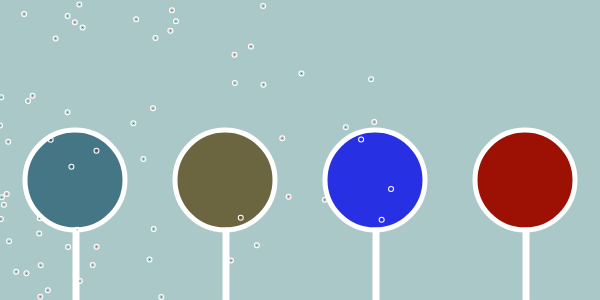
Frame 1 (no input)
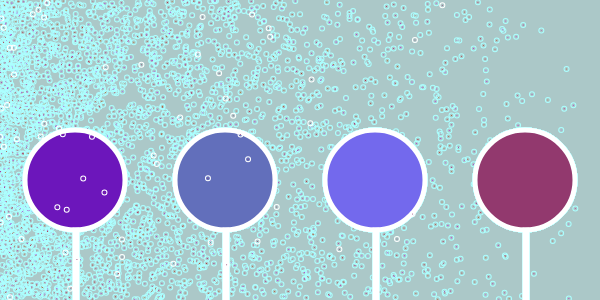
Frame 60 (no input)
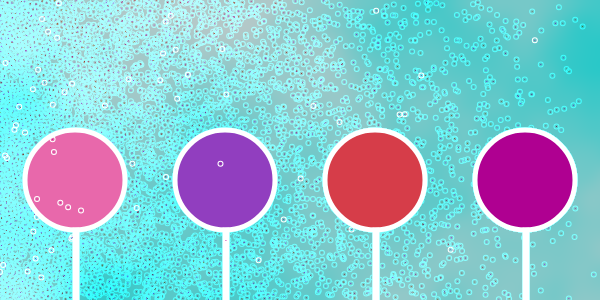
Frame 120 (the mouse pressed at the canvas centre since frame 60)

The p5.js sketch that drew these frames (run headless with seeded random() and noise() and a simulated clock; from frame 60 on, the mouse is pressed at the canvas centre):

// p5.js sketch
// ── sketch.js
let t = 0;

var rw = 2;
var rh = 100;
var ry = 230;
var cy = 180;
var cd = 100;
var f = 300;
var fd = 1;


function setup() {
  pixelDensity(1);
  createCanvas(600, 300);
  background(200);

}

function balloon() {
  for (var x = 75; x <= width; x += 150) {
    fill(random(255), random(128), random(255));
    ellipse(x, cy, cd, cd);
  }
  for (var y = 75; y <= width; y += 150) {
    rect(y, ry, rw, rh);
  }
}

function draw() {
  loadPixels();

  let s = map(mouseX, 0, width, 0, 0.01);

  for (let j=0; j<height; j++) {
    for (let i=0; i<width; i++) {
      let idx = (width*j+i)*4;

      let c = map(noise((i+t)*s, j*s), 0,1,0,255);
      let c2 = random ((j+t)*s, i+s, 0.1, 0, 255);

      pixels[idx+0] = c;

      pixels[idx+3] = 255;
      pixels[idx+4] = c2;

    }

  t = t + 0.1;
  updatePixels();
  stroke(255);
  strokeWeight(5);
  balloon();

 for (var g = 0; g <= width; g += 10) {
ellipse(random(g), random(f), fd, fd);

  }

  }
}
  
